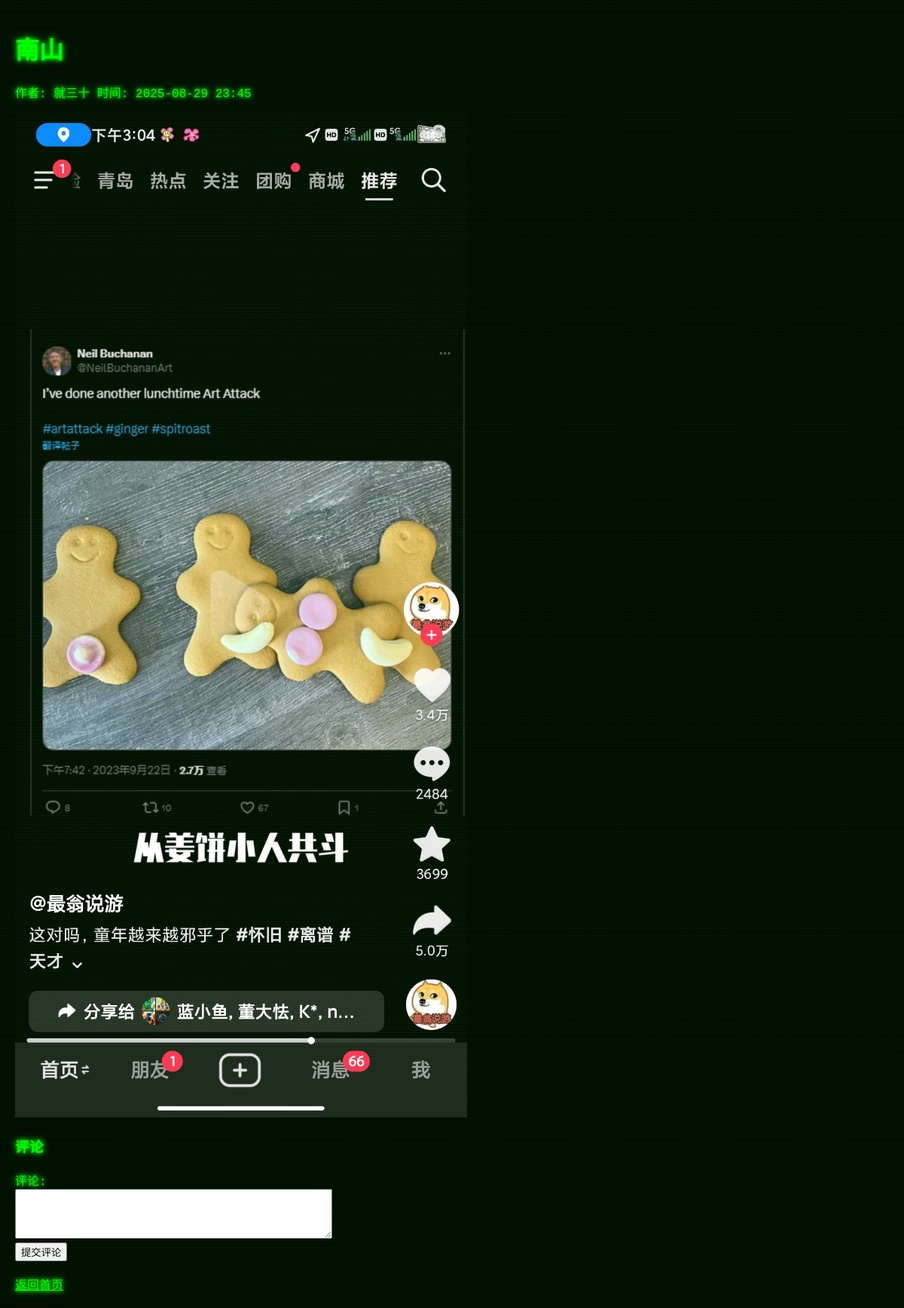
/post/10, run on the app's committed database.
### app.py (models this page shows)
class Post(db.Model):
    id = db.Column(db.Integer, primary_key=True)
    title = db.Column(db.String(100))
    content = db.Column(db.Text)
    author = db.Column(db.String(20))
    time = db.Column(db.DateTime, default=datetime.now)
    image_filename = db.Column(db.String(200))  # 注意这里长度改长一点，20 不够

### app.py (the view)
@app.route('/post/<int:post_id>', methods=['GET', 'POST'])
def post_detail(post_id):
    post = Post.query.get_or_404(post_id)
    comments = Comment.query.filter_by(post_id=post_id).order_by(Comment.time.asc()).all()
    if request.method == 'POST':
        content = request.form['content']
        comment = Comment(post_id=post_id, content=content)
        db.session.add(comment)
        db.session.commit()
        return redirect(url_for('post_detail', post_id=post_id))
    return render_template('post_detail.html', post=post, comments=comments)

### templates/post_detail.html (shortened to what this page needs)
<!DOCTYPE html>
<html>
<head>
    <link rel="stylesheet" href="{{ url_for('static', filename='style.css') }}">
</head>
<body>
    <h1>{{ post.title }}</h1>
    <p>作者: {{ post.author }} 时间: {{ post.time.strftime('%Y-%m-%d %H:%M') }}</p>
    {% if post.image_filename %}
    <div>
        <img src="{{url_for('static',filename='uploads/'+post.image_filename)}}" alt="Post Image" style="max-width:600px;height:auto">
    </div>
    {% endif %}
    <h3>评论</h3>
    <form method="post">
        评论:<br>
        <textarea name="content" rows="4" cols="50"></textarea><br>
        <input type="submit" value="提交评论">
    </form>
    <br><a href="/">返回首页</a>
</body>
</html>

### static/style.css (style rules this page uses)
body { background-color: black; color: #00ff00; font-family: 'Courier New', Courier, monospace; text-shadow: 0 0 5px #00ff00, 0 0 10px #00ff00; margin: 0; padding: 20px; overflow-x: hidden; position: relative; }
body::before { content: ""; position: fixed; top: 0; left: 0; width: 100%; height: 100%; background: repeating-linear-gradient( to bottom, rgba(0, 255, 0, 0.05), rgba(0, 255, 0, 0.05) 2px, rgba(0, 255, 0, 0.15) 3px ); pointer-events: none; z-index: 9999; mix-blend-mode: screen; }
body { animation: flicker 0.12s infinite; }
h1, h2, h3, p, a { text-shadow: 0 0 5px #00ff00, 0 0 10px #00ff00; }
a { color: #00ff00; text-decoration: underline; }

### data on the page
Post: title "南山", author "就三十", time "2025-08-29 23:45", image_filename (picture)
